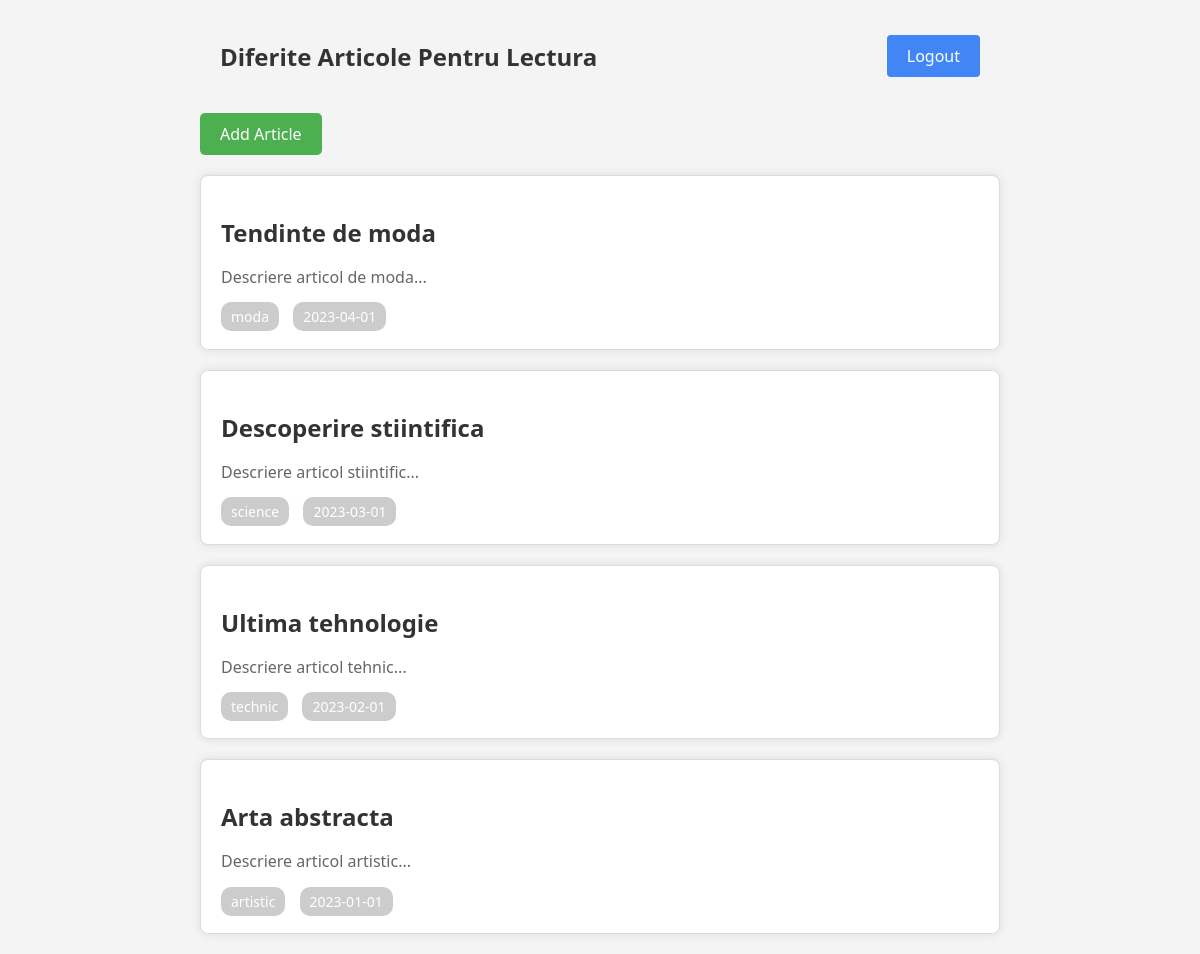
The app's page /home/home.php (signed in) with its own data.
### tables this page shows
CREATE TABLE `articole`
(
    `id_articol`     int(11)      NOT NULL,
    `id_utilizator`  int(11)    DEFAULT NULL,
    `id_categorie`   int(11)    DEFAULT NULL,
    `titlu`          varchar(100) NOT NULL,
    `continut`       text         NOT NULL,
    `data_publicare` date       DEFAULT NULL,
    `aprobat`        tinyint(1) DEFAULT 0
);

CREATE TABLE `categorii`
(
    `id_categorie`   int(11)     NOT NULL,
    `nume_categorie` varchar(50) NOT NULL
);

### database/db.php (called while the page is built, shortened)
<?php
function connectToDatabase()
{
    $DATABASE_HOST = 'localhost';
    $DATABASE_USER = 'root';
    $DATABASE_PASS = '';
    $DATABASE_NAME = 'article_management';
    $con = mysqli_connect(
        $DATABASE_HOST,
        $DATABASE_USER,
        $DATABASE_PASS,
        $DATABASE_NAME
    );
    return $con;
}
function getAllArticles($rol, $id)
{
    $con = connectToDatabase();
    $sql = '
    SELECT articole.*, categorii.nume_categorie
    FROM articole
    JOIN categorii ON articole.id_categorie = categorii.id_categorie
    ';
    switch ($rol) {
        case 'jurnalist':
            $sql .= '
                WHERE articole.aprobat = 1
                OR articole.id_utilizator = ?
            ';
            break;
    }
    $sql .= '
        ORDER BY articole.data_publicare DESC
    ';
    $stmt = $con->prepare($sql);
    if ($rol === 'jurnalist') {
        $stmt->bind_param('i', $id);
    }
    $stmt->execute();
    $result = $stmt->get_result();
    return $result->fetch_all(MYSQLI_ASSOC);
}

### home/home.php (the view, shortened to what this page needs)
<?php
include '../database/db.php';
?>
<!DOCTYPE html>
<html lang="en">
<head>
    <link rel="stylesheet" href="style.css">
</head>
<body>
<div class="container">
    <?php include '../navbar/index.php'; ?>
    <?php if (in_array($_SESSION['rol'], ['jurnalist', 'editor'])) : ?>
        <a href="../addArticle/index.php" class="button">Add Article</a>
    <?php endif; ?>
    <?php
    $articles = getAllArticles($_SESSION['rol'], $_SESSION['id_utilizator']);
    $readMoreArticleId = isset($_GET['read_more']) ? $_GET['read_more'] : null;
    foreach ($articles as $article) : ?>
        <div class="article">
            <h2><?php echo $article['titlu'] ?></h2>
            <p>
                <?php
                $max_length = 150;
                $content = $article['continut'];
                if (strlen($content) > $max_length) {
                    if ($readMoreArticleId == $article['id_articol']) {
                        echo '<span class="short-content" style="display:none;">' . substr($content, 0, $max_length) . '...</span>';
                        echo '<span class="full-content">' . $content . '</span>';
                        echo '<a href="?read_less=' . $article['id_articol'] . '" class="read-less-button">Read Less</a>';
                    } else {
                        echo '<span class="short-content">' . substr($content, 0, $max_length) . '...</span>';
                        echo '<a href="?read_more=' . $article['id_articol'] . '" class="read-more-button">Read More</a>';
                    }
                } else {
                    echo $content;
                }
                ?>
            </p>
            <p class="tag category"><?php echo $article['nume_categorie'] ?></p>
            <p class="tag publish-date"><?php echo $article['data_publicare'] ?></p>
        </div>
    <?php endforeach; ?>
</div>
</body>
</html>

### navbar/index.php (shortened to what this page needs)
<!DOCTYPE html>
<html lang="">
<head>
    <link rel="stylesheet" href="../navbar/style.css">
</head>
<body class="loggedin">
    <nav class="navtop">
        <div class="app-header">
            <h1 class="app-title">Diferite Articole Pentru Lectura</h1>
            <div> <a class="logout-button" href="../logout.php">Logout</a></div>
        </div>
    </nav>
</body>
</html>

### home/style.css (style rules this page uses)
body { font-family: 'Segoe UI', Tahoma, Geneva, Verdana, sans-serif; background-color: #f4f4f4; margin: 0; padding: 0; }
.container { max-width: 800px; margin: 20px auto; }
.article { border: 1px solid #ddd; border-radius: 8px; background-color: #fff; box-shadow: 0 0 10px rgba(0, 0, 0, 0.1); margin-bottom: 20px; padding: 20px; transition: transform 0.3s ease-in-out; }
.article h2 { color: #333; margin-bottom: 10px; }
.article p { line-height: 1.6; color: #666; margin-bottom: 15px; }
.article .category { color: #888; font-size: 14px; margin-bottom: 5px; }
.article .publish-date { color: #888; font-size: 14px; margin-bottom: 15px; }
.button { display: inline-block; padding: 10px 20px; background-color: #4CAF50; color: white; text-align: center; text-decoration: none; font-size: 16px; border-radius: 5px; margin-bottom: 20px; cursor: pointer; transition: background-color 0.3s ease; }
.tag + .tag { margin-left: 10px; }
.tag { background-color: #ccc; border-radius: 10px; padding: 5px 10px; display: inline; color: #fff !important; }

### navbar/style.css (style rules this page uses)
.app-header { text-align: center; margin: 20px; display: flex; justify-content: space-between; align-items: center; }
.app-title { color: #333; }
.logout-button { display: inline-block; padding: 10px 20px; background-color: #4285f4; color: white; text-decoration: none; border-radius: 4px; transition: background-color 0.3s ease; text-decoration: none; }

### records on screen
articole: titlu "Tendinte de moda", continut "Descriere articol de moda...", id_categorie.nume_categorie "moda", data_publicare "2023-04-01"
articole: titlu "Descoperire stiintifica", continut "Descriere articol stiintific...", id_categorie.nume_categorie "science", data_publicare "2023-03-01"
articole: titlu "Ultima tehnologie", continut "Descriere articol tehnic...", id_categorie.nume_categorie "technic", data_publicare "2023-02-01"
articole: titlu "Arta abstracta", continut "Descriere articol artistic...", id_categorie.nume_categorie "artistic", data_publicare "2023-01-01"
